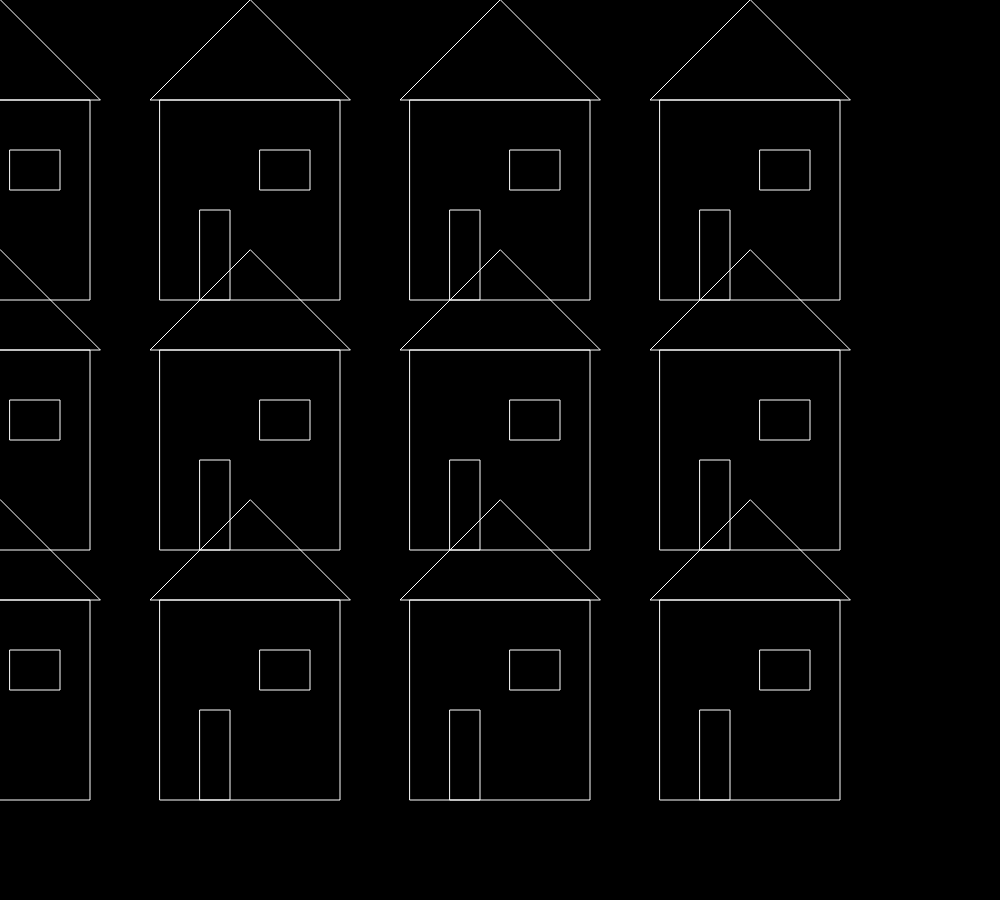
Frame 1 (no input)
Frame 60 (no input): identical to frame 1, image omitted
Frame 120 (the mouse pressed at the canvas centre since frame 60): identical to frame 1, image omitted

The p5.js sketch that drew this single still picture (run headless with seeded random() and noise() and a simulated clock; from frame 60 on, the mouse is pressed at the canvas centre):

// p5.js sketch
// ── sketch.js
function setup() {
  createCanvas(1000, 900);
  noFill();
  stroke(255);
}

function draw() {
  background(0);


  for (var j=0; j<3; j++) {
    push();
    translate(0, 250*j);
    
    for (var i=0; i<4; i++) {
      push();
      translate(250 * i, 0);
      drawHouse();
      pop();
    }
    
    pop();
  }

}

function drawHouse() {
  triangle(0, 0, -100, 100, 100, 100);
  rect(-90, 100, 180, 200);
  rect(-50, 210, 30, 90);
  rect( 10, 150, 50, 40);
}
